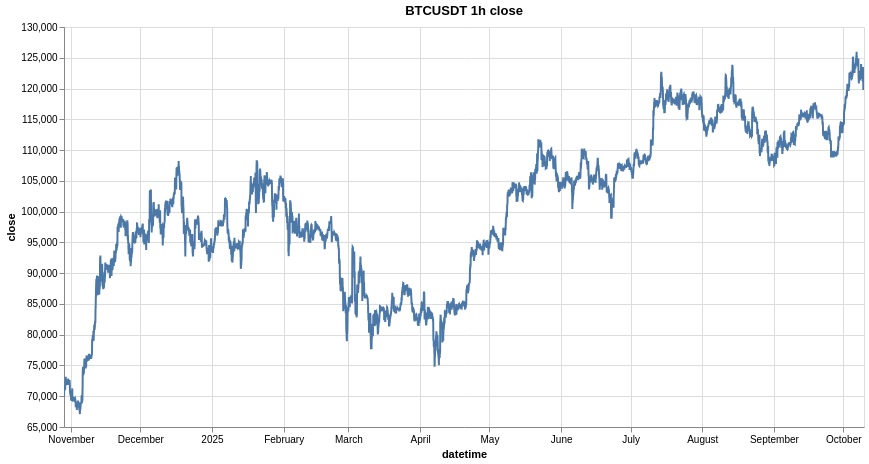

The notebook cell saved with this chart:
### Code cell
alt.data_transformers.enable("vegafusion")
research.plot_dyn_timeseries(ts, sym, 'close', time_interval)

### Figure 1 — Vega specification as saved in the notebook (floating-point values rounded to 4 significant figures; data arrays with more than 128 entries replaced by an {"elided": "..."} marker saying what was removed)
{"$schema": "https://vega.github.io/schema/vega/v5.json", "data": [{"name": "param_9_store"}, {"name": "param_10_store"}, {"name": "source_0", "values": {"elided": "8304 records"}, "transform": [{"type": "formula", "expr": "toDate(datum['datetime'])", "as": "datetime"}]}, {"name": "source_0_y_domain_close", "values": [{"min": 67100.0, "max": 126000.0}]}], "signals": [{"name": "unit", "value": {}, "on": [{"events": "pointermove", "update": "isTuple(group()) ? group() : unit"}]}, {"name": "param_9", "update": "vlSelectionResolve(\"param_9_store\", \"union\")"}, {"name": "param_10", "update": "vlSelectionResolve(\"param_10_store\", \"union\")"}, {"name": "param_9_datetime", "on": [{"events": [{"source": "view", "type": "dblclick"}], "update": "null"}, {"events": {"signal": "param_9_translate_delta"}, "update": "panLinear(param_9_translate_anchor.extent_x, -param_9_translate_delta.x / width)"}, {"events": {"signal": "param_9_zoom_delta"}, "update": "zoomLinear(domain(\"x\"), param_9_zoom_anchor.x, param_9_zoom_delta)"}]}, {"name": "param_9_tuple", "on": [{"events": [{"signal": "param_9_datetime"}], "update": "param_9_datetime ? {unit: \"\", fields: param_9_tuple_fields, values: [param_9_datetime]} : null"}]}, {"name": "param_9_tuple_fields", "value": [{"field": "datetime", "channel": "x", "type": "R"}]}, {"name": "param_9_translate_anchor", "value": {}, "on": [{"events": [{"source": "scope", "type": "pointerdown"}], "update": "{x: x(unit), y: y(unit), extent_x: domain(\"x\")}"}]}, {"name": "param_9_translate_delta", "value": {}, "on": [{"events": [{"source": "window", "between": [{"source": "scope", "type": "pointerdown"}, {"source": "window", "type": "pointerup"}], "consume": true, "type": "pointermove"}], "update": "{x: param_9_translate_anchor.x - x(unit), y: param_9_translate_anchor.y - y(unit)}"}]}, {"name": "param_9_zoom_anchor", "on": [{"events": [{"source": "scope", "consume": true, "type": "wheel"}], "update": "{x: invert(\"x\", x(unit)), y: invert(\"y\", y(unit))}"}]}, {"name": "param_9_zoom_delta", "on": [{"events": [{"source": "scope", "type": "wheel", "consume": true}], "update": "pow(1.001, event.deltaY * pow(16, event.deltaMode))", "force": true}]}, {"name": "param_9_modify", "on": [{"events": {"signal": "param_9_tuple"}, "update": "modify(\"param_9_store\", param_9_tuple, true)"}]}, {"name": "param_10_close", "on": [{"events": [{"source": "view", "type": "dblclick"}], "update": "null"}, {"events": {"signal": "param_10_translate_delta"}, "update": "panLinear(param_10_translate_anchor.extent_y, param_10_translate_delta.y / height)"}, {"events": {"signal": "param_10_zoom_delta"}, "update": "zoomLinear(domain(\"y\"), param_10_zoom_anchor.y, param_10_zoom_delta)"}]}, {"name": "param_10_tuple", "on": [{"events": [{"signal": "param_10_close"}], "update": "param_10_close ? {unit: \"\", fields: param_10_tuple_fields, values: [param_10_close]} : null"}]}, {"name": "param_10_tuple_fields", "value": [{"field": "close", "channel": "y", "type": "R"}]}, {"name": "param_10_translate_anchor", "value": {}, "on": [{"events": [{"source": "scope", "type": "pointerdown"}], "update": "{x: x(unit), y: y(unit), extent_y: domain(\"y\")}"}]}, {"name": "param_10_translate_delta", "value": {}, "on": [{"events": [{"source": "window", "between": [{"source": "scope", "type": "pointerdown"}, {"source": "window", "type": "pointerup"}], "consume": true, "type": "pointermove"}], "update": "{x: param_10_translate_anchor.x - x(unit), y: param_10_translate_anchor.y - y(unit)}"}]}, {"name": "param_10_zoom_anchor", "on": [{"events": [{"source": "scope", "consume": true, "type": "wheel"}], "update": "{x: invert(\"x\", x(unit)), y: invert(\"y\", y(unit))}"}]}, {"name": "param_10_zoom_delta", "on": [{"events": [{"source": "scope", "type": "wheel", "consume": true}], "update": "pow(1.001, event.deltaY * pow(16, event.deltaMode))", "force": true}]}, {"name": "param_10_modify", "on": [{"events": {"signal": "param_10_tuple"}, "update": "modify(\"param_10_store\", param_10_tuple, true)"}]}], "marks": [{"type": "line", "name": "marks", "from": {"data": "source_0"}, "sort": {"field": "x"}, "encode": {"update": {"stroke": {"value": "#4c78a8"}, "x": {"field": "datetime", "scale": "x"}, "defined": {"signal": "isValid(datum[\"datetime\"]) && isFinite(+datum[\"datetime\"]) && isValid(datum[\"close\"]) && isFinite(+datum[\"close\"])"}, "y": {"field": "close", "scale": "y"}, "tooltip": {"signal": "{\"datetime\": timeFormat(datum[\"datetime\"], '%b %d, %Y'), \"close\": format(datum[\"close\"], \"\")}"}}}, "interactive": true, "style": ["line"], "clip": true}], "scales": [{"name": "x", "type": "time", "domain": {"data": "source_0", "field": "datetime"}, "range": [0, {"signal": "width"}], "domainRaw": {"signal": "param_9[\"datetime\"]"}}, {"name": "y", "type": "linear", "domain": [{"signal": "(data(\"source_0_y_domain_close\")[0] || {}).min"}, {"signal": "(data(\"source_0_y_domain_close\")[0] || {}).max"}], "range": [{"signal": "height"}, 0], "nice": true, "zero": false, "domainRaw": {"signal": "param_10[\"close\"]"}}], "axes": [{"scale": "x", "grid": true, "ticks": false, "zindex": 0, "aria": false, "tickCount": {"signal": "ceil(width/40)"}, "domain": false, "gridScale": "y", "orient": "bottom", "maxExtent": 0, "minExtent": 0, "labels": false}, {"scale": "y", "zindex": 0, "maxExtent": 0, "ticks": false, "aria": false, "minExtent": 0, "gridScale": "x", "orient": "left", "tickCount": {"signal": "ceil(height/40)"}, "labels": false, "grid": true, "domain": false}, {"scale": "x", "labelFlush": true, "orient": "bottom", "tickCount": {"signal": "ceil(width/40)"}, "zindex": 0, "grid": false, "title": "datetime", "labelOverlap": true}, {"scale": "y", "zindex": 0, "title": "close", "tickCount": {"signal": "ceil(height/40)"}, "orient": "left", "labelOverlap": true, "grid": false}], "title": {"text": "BTCUSDT 1h close", "frame": "group"}, "height": 400, "background": "white", "padding": 5, "width": 800, "style": "cell"}
